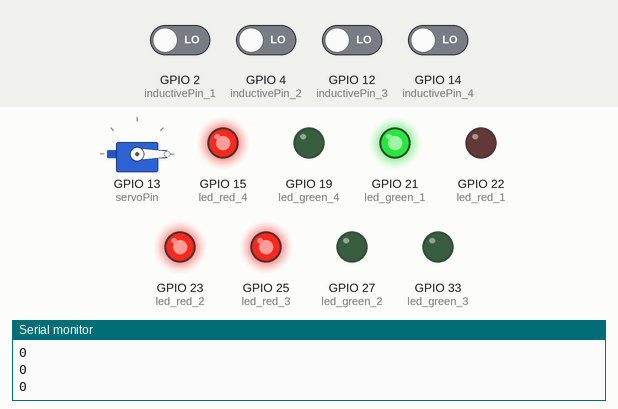
Simulated run of this sketch. Board: ESP32. On the bench: servo, output pins drawn as LEDs (lit = HIGH), the last lines printed to the serial monitor. The test bench sets the inputs (shaded band); at power-on: GPIO 2 (inductivePin_1), GPIO 4 (inductivePin_2), GPIO 12 (inductivePin_3), GPIO 14 (inductivePin_4) LOW. WiFi joins after 1.5 s; servers stay silent unless stated; uploads are accepted with an empty reply.

Above: at 2.7 s.
2.8 s: GPIO 2 (inductivePin_1) driven HIGH
4.5 s: GPIO 2 (inductivePin_1) driven LOW
At 12.1 s:
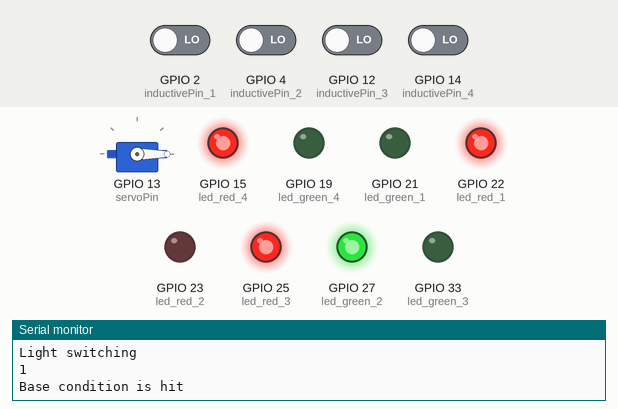
25.1 s: GPIO 4 (inductivePin_2) driven HIGH
At 31.1 s:
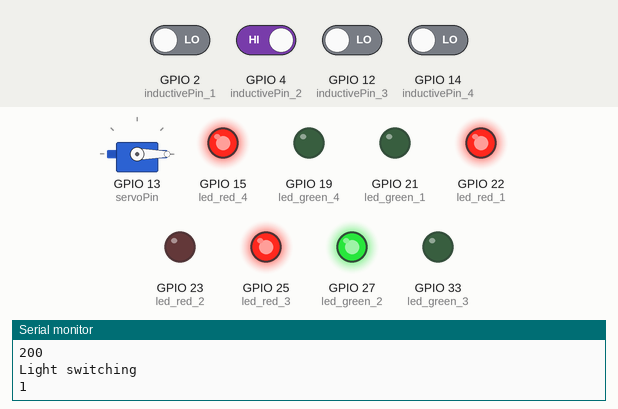
31.2 s: GPIO 4 (inductivePin_2) driven LOW
At 38.3 s:
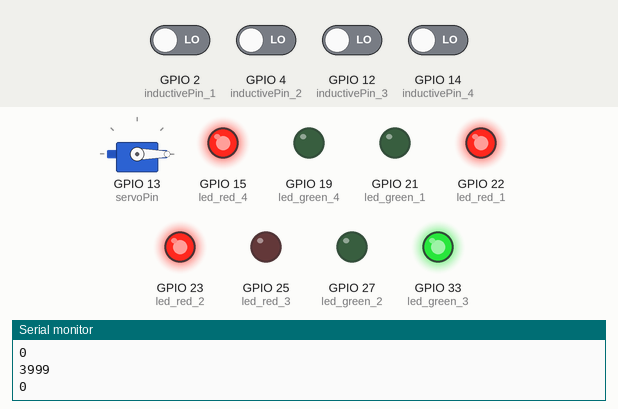
Timing chart, 0 to 50.9 s (numbered marks = the images above; inputs shaded):
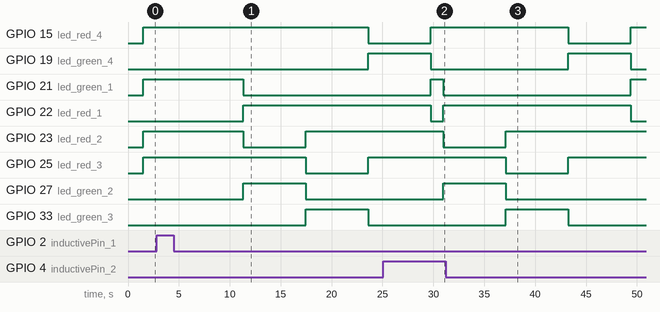

The sketch:

junction_2_final.ino
```cpp
// Ultrasonic sensor libraries
// #include <NewPing.h>

#include <Servo.h>
#include "om2m.h"

int type = 1; // Type of circuit
// 1 - 4 junction with 4 ultrasonic sensors
// 0 - 3 junction with 3 ultrasonic sensors

#define DEBUG

#ifdef DEBUG
const uint8_t max_delay = 0;
uint8_t dont_print_delay = 0;
const uint32_t delay_per_read = 250;
#else
const uint8_t max_delay = 63;
uint8_t dont_print_delay = 63;
const uint32_t delay_per_read = 1;
#endif


const int inductivePin_1 = 2;  // Pin connected to the inductive sensor
const int inductivePin_2 = 4;  // Pin connected to the inductive sensor
const int inductivePin_3 = 12;  // Pin connected to the inductive sensor
const int inductivePin_4 = 14;  // Pin connected to the inductive sensor

// Constants (won't change)
const int led_red_1 = 22;
const int led_red_2 = 23;
const int led_red_3 = 25;
const int led_red_4 = 15;

const int led_green_1 = 21;
const int led_green_2 = 27;
const int led_green_3 = 33;
const int led_green_4 = 19;

const int servoPin = 13;  // Pin connected to the servo motor

Servo servo;  // Create a servo object

typedef enum tl_status {
  RED = 0,
  GREEN
} tl_status_t;


int count_arr[4];  //count the number of cars per road
tl_status_t signal[4];  // 1 for green and 0 for red
int Timer[4];   // 0 for red and time remaining in millisecs for the green light
int light_index;
int multiplier;
int threshold_time;
int flag_max_hit;
int servoPosition = 0;  // Initial position of the servo motor

void setup() {
  Serial.begin(9600);

  WiFi.begin(MAIN_SSID, MAIN_PASS);
  while (WiFi.status() != WL_CONNECTED) {
    delay(500);
    Serial.print("#");
  }

  // Initialise pinmodes for all LEDS
  pinMode(led_red_1,OUTPUT);
  pinMode(led_red_2,OUTPUT);
  pinMode(led_red_3,OUTPUT);
  pinMode(led_red_4,OUTPUT);

  pinMode(led_green_1,OUTPUT);
  pinMode(led_green_2,OUTPUT);
  pinMode(led_green_3,OUTPUT);
  pinMode(led_green_4,OUTPUT);


  light_index = 0;

  for(int i = 1; i < 4; i++) Timer[i] = 0;
  for(int i = 1; i < 4; i++) signal[i] = RED;
  for(int i = 0; i < 4; i++) count_arr[i] = 0;

  Timer[light_index] = 5000;
  signal[light_index] = GREEN;
  multiplier = 1250;
  threshold_time = 30000;
  flag_max_hit = 0;
  type = 1;

  servo.attach(servoPin);  // Attach the servo to the specified pin
  servo.write(servoPosition);  // Set the initial position of the servo motor
}

void loop() {

  int a= digitalRead(led_green_1);
  int b= digitalRead(led_green_2);
  int c= digitalRead(led_green_3);
  int d= digitalRead(led_green_4);
  int arr2[]= {a, b, c, d};

  int max_cars=threshold_time/multiplier;

  signal[light_index] = GREEN;

  switch (light_index) {
  case 0: {
    digitalWrite(led_red_1,LOW);
    digitalWrite(led_red_2,HIGH);
    digitalWrite(led_red_3,HIGH);
    digitalWrite(led_red_4,HIGH);

    digitalWrite(led_green_1,HIGH);
    digitalWrite(led_green_2,LOW);
    digitalWrite(led_green_3,LOW);
    digitalWrite(led_green_4,LOW);
    break;
  }
  case 1: {
    digitalWrite(led_red_1,HIGH);
    digitalWrite(led_red_2,LOW);
    digitalWrite(led_red_3,HIGH);
    digitalWrite(led_red_4,HIGH);

    digitalWrite(led_green_1,LOW);
    digitalWrite(led_green_2,HIGH);
    digitalWrite(led_green_3,LOW);
    digitalWrite(led_green_4,LOW);
    break;
  }
  case 2: {
    digitalWrite(led_red_1,HIGH);
    digitalWrite(led_red_2,HIGH);
    digitalWrite(led_red_3,LOW);
    digitalWrite(led_red_4,HIGH);

    digitalWrite(led_green_1,LOW);
    digitalWrite(led_green_2,LOW);
    digitalWrite(led_green_3,HIGH);
    digitalWrite(led_green_4,LOW);
    break;
  }
  case 3: {
    if (type == 3) break;
    digitalWrite(led_red_1,HIGH);
    digitalWrite(led_red_2,HIGH);
    digitalWrite(led_red_3,HIGH);
    digitalWrite(led_red_4,LOW);

    digitalWrite(led_green_1,LOW);
    digitalWrite(led_green_2,LOW);
    digitalWrite(led_green_3,LOW);
    digitalWrite(led_green_4,HIGH);
    break;
  }
  default: {
    Serial.println("Warning: Invalid junction number");
  }
  }

  // Pedestrian Crossing
  if (light_index == 0 && signal[light_index] == RED) {
    // rotate the servo motor upright to open pedestrian gate
    servoPosition = 90;
  } else {
    // Reset the servo motor position
    servoPosition = 0;
  }
  servo.write(servoPosition);  // Rotate the servo motor to the specified position


  /////// LED green trigger
  // If the junction is empty
  if (flag_max_hit < max_cars &&
      count_arr[light_index] > 0 &&
      count_arr[light_index] <= max_cars) {
    Timer[light_index] += (multiplier * count_arr[light_index]);
    flag_max_hit+=count_arr[light_index];
    count_arr[light_index] = 0;
  }
  // If junction still has cars
  else if(flag_max_hit < max_cars && count_arr[light_index] > max_cars ){
    Timer[light_index] += multiplier*max_cars;
    flag_max_hit+=count_arr[light_index];
    count_arr[light_index] -= max_cars;
  }

  Timer[light_index] -= 1;

  count_arr[0] += read_from_pin(inductivePin_1);
  count_arr[1] += read_from_pin(inductivePin_2);
  count_arr[2] += read_from_pin(inductivePin_3);
  if(type == 1)
    count_arr[3] += read_from_pin(inductivePin_4);

  if (!dont_print_delay) {
    Serial.printf("LED red  : %d %d %d %d\n", digitalRead(led_red_1), digitalRead(led_red_2), digitalRead(led_red_3), digitalRead(led_red_4));
    Serial.printf("LED green: %d %d %d %d\n", digitalRead(led_green_1), digitalRead(led_green_2), digitalRead(led_green_3), digitalRead(led_green_4));
    // DEBUG PRINTS
    Serial.println("Count arr:-");
    Serial.println(count_arr[0]);
    Serial.println(count_arr[1]);
    Serial.println(count_arr[2]);
    if(type == 1) Serial.println(count_arr[3]);
    Serial.println();

    Serial.println("Timer:-");
    Serial.println(Timer[0]);
    Serial.println(Timer[1]);
    Serial.println(Timer[2]);
    if(type == 1)  Serial.println(Timer[3]);
    Serial.println();
    // END DEBUG PRINTS
    count_arr[light_index] += flag_max_hit;
    write_to_om2m(type, count_arr, arr2, "Junction-2/Data");
    count_arr[light_index] -= flag_max_hit;
    dont_print_delay = max_delay;
  } else {
    dont_print_delay--;
  }


  if(Timer[light_index] <= 0) {
    // reset all signal variables
    signal[light_index] = RED;
    Timer[light_index] = 0;
    flag_max_hit = 0;

    switch (light_index) {
    case 0: {
      digitalWrite(led_green_1, LOW);
      digitalWrite(led_red_1, HIGH);
      break;
    }
    case 1: {
      digitalWrite(led_green_2, LOW);
      digitalWrite(led_red_2, HIGH);
      break;
    }
    case 2: {
      digitalWrite(led_green_3, LOW);
      digitalWrite(led_red_3, HIGH);
      break;
    }
    case 3: {
      digitalWrite(led_green_4, LOW);
      digitalWrite(led_red_4, HIGH);
      break;
    }
    default: {
      Serial.println("Warning: Invalid junction case");
    }
    }
    if(type==1)
      light_index = (light_index + 1) % 4;
    else
      light_index = (light_index + 1) % 3;

    Serial.println("Light switching");
    Serial.println(light_index);

    if (Base_condition(count_arr))
      {
	Serial.println("Base condition is hit");
	Timer[light_index] = 5000;
      }
    signal[light_index] = GREEN;
  }

  if(type == 1)
    Timer[light_index] -= (delay_per_read*4);
  else
    Timer[light_index] -= (delay_per_read*3);

}

int read_from_pin (int inductive_pin) {
  int val = digitalRead(inductive_pin);  // Read the value from the inductive sensor
  delay(delay_per_read);
  return val;
}

int Base_condition(int* count_arr){
  int check = 1;
  if(type==1)
    {
      for(int i =0;i<4;i++)
	{
	  if(count_arr[i] != 0)
	    {
              check = 0;
              break;
	    }
	}
    }
  else
    {
      for(int i =0;i<3;i++)
	{
	  if(count_arr[i] != 0)
	    {
              check = 0;
              break;
	    }
	}
    }
  return check;
}
```

om2m.h
```cpp
#ifndef _HEADER_
#define _HEADER_

#include <HTTPClient.h>
#include <WiFi.h>
#include <time.h>

#define MAIN_SSID "hotspot"
#define MAIN_PASS "hotspots"
#define CSE_IP "192.168.228.183"

#define CSE_PORT 5089
#define OM2M_ORGIN "admin:admin"
#define OM2M_MN "/~/in-cse/in-name/"
#define OM2M_AE "Database"

long randNumber;

HTTPClient http;
void write_to_om2m(int trigger, int arr1[], int arr2[], char* OM2M_DATA_CONT);

void write_to_om2m(int trigger, int arr1[], int arr2[], char* OM2M_DATA_CONT) {
  int Car_1 = arr1[0];
  int Car_2 = arr1[1];
  int Car_3 = arr1[2];
  int Car_4 = arr1[3];
  int Signal_1 = arr2[0];
  int Signal_2 = arr2[1];
  int Signal_3 = arr2[2];
  int Signal_4 = arr2[3];
  String data;
  String server = "http://" + String() + CSE_IP + ":" + String() + CSE_PORT + String() + OM2M_MN;

  http.begin(server + String() + OM2M_AE + "/" + OM2M_DATA_CONT + "/");

  http.addHeader("X-M2M-Origin", OM2M_ORGIN);
  http.addHeader("Content-Type", "application/json;ty=4");
  http.addHeader("Content-Length", "100");

  if (trigger == 0) {
    data = "[" + String(Car_1) + ", " + String(Car_2) + ", " + String(Car_3) + ", " + String(Signal_1) + ", " + String(Signal_2) + ", " + String(Signal_3) + +"]";
  } else {
    data = "[" + String(Car_1) + ", " + String(Car_2) + ", " + String(Car_3) + ", " + String(Car_4) + ", " + String(Signal_1) + ", " + String(Signal_2) + ", " + String(Signal_3) + ", " + String(Signal_4) + +"]";
  }

  String req_data = String() + "{\"m2m:cin\": {"
                    + "\"con\": \"" + data + "\","

                    + "\"lbl\": \"" + "V1.0.0" + "\","

                    //+ "\"rn\": \"" + "cin_"+String(i++) + "\","

                    + "\"cnf\": \"text\""

                    + "}}";
  int code = http.POST(req_data);
  http.end();
  Serial.println(code);
}

#endif
```

Measured:
- after the input at 4.5 s, GPIO 15 (led_red_4): HIGH → LOW after 19.1 s; GPIO 19 (led_green_4): LOW → HIGH after 19.1 s; GPIO 21 (led_green_1): HIGH → LOW after 6.8 s; GPIO 22 (led_red_1): LOW → HIGH after 6.8 s; GPIO 23 (led_red_2): HIGH → LOW after 6.8 s, → HIGH 6.1 s later
- after the input at 25.1 s, GPIO 23 (led_red_2): HIGH → LOW after 5.9 s; GPIO 27 (led_green_2): LOW → HIGH after 5.9 s
- after the input at 31.2 s, GPIO 15 (led_red_4): HIGH → LOW after 12.0 s, → HIGH 6.1 s later; GPIO 19 (led_green_4): LOW → HIGH after 12.0 s, → LOW 6.1 s later; GPIO 21 (led_green_1): LOW → HIGH after 18.2 s; GPIO 22 (led_red_1): HIGH → LOW after 18.2 s; GPIO 23 (led_red_2): LOW → HIGH after 5.9 s
